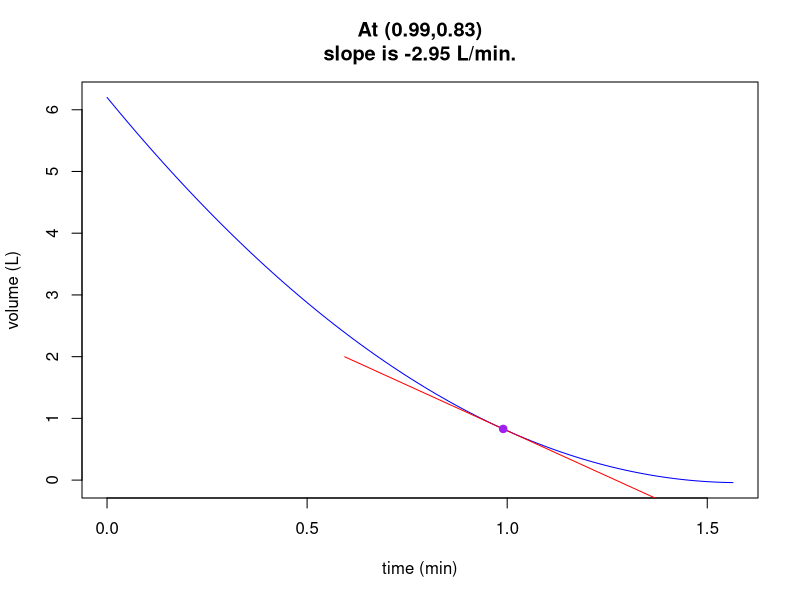

This chart was generated by the following R code:
## ---- chunk 1
fixer = function(exp){
  exp = gsub("+-","-",exp,fixed=T)
  exp = gsub("--","+",exp,fixed=T)
  exp = gsub("x^0","",exp,fixed=T)
  exp = gsub("x^1","x",exp,fixed=T)
  return(exp)
}

while(T){
  tf = runif(1,1,10) #sample(5:60,1)/10
  V0 = round(runif(1,2,20),1)  #sample(20:80,1)/10
  # V0(1-t/tf)^2
  # V0(1-2t/tf+t^2/tf^2)
  # V0/tf^2*t^2 - 2V0/tf*t + V0
  a = round(V0/tf^2,1)
  b = round(-2*V0/tf,1)
  c = round(V0,1)
  t = round(runif(1,tf*0.1,tf*0.9),2)
  dVdt = 2*a*t+b
  if(a>0.5 && abs(dVdt)>0.1){break}
}

ex1 = fixer(paste0(a,"t^2+",b,"t+",c,collapse=""))
ex2 = fixer(paste0(2*a,"t+",b,collapse=""))
## ---- chunk 2
tt = seq(0,tf,length.out=100)
VV = a*tt^2+b*tt+c
Vt = a*t^2+b*t+c
tt2 = seq(t*0.6,t*1.4,length.out=10)
plot(tt,VV,type="l",col="blue",xlab="time (min)",ylab="volume (L)",main=paste0("At (",t,",",round(Vt,2),")\nslope is ",round(dVdt,2)," L/min.",collapse=""))
lines(tt2,dVdt*(tt2-t)+Vt,col="red")
points(t,Vt,pch=19,col="purple")
